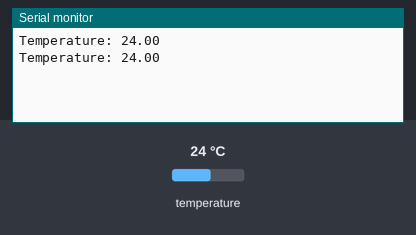
Bench run of a sketch on a simulated ESP32. Shown: the last lines printed to the serial monitor. The inputs (shaded band) are chosen by the test bench; at power-on: temperature 24 °C.

Above: at 10.8 s.
10.9 s: temperature set to 12 °C
At 20.4 s:
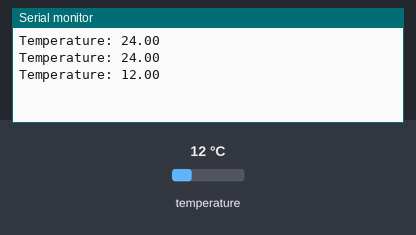
20.9 s: temperature set to 19 °C
At 30.6 s:
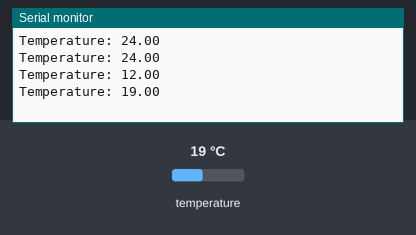
Timing chart, 0 to 32.1 s (numbered marks = the images above; inputs shaded):
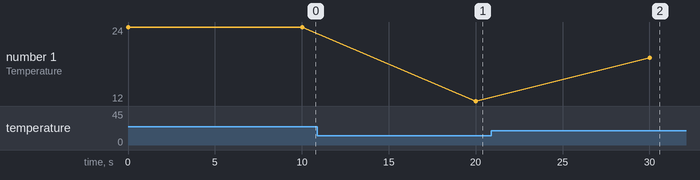

The sketch:

dht22esp32s.ino
```cpp
#include "DHTesp.h"
#define DHTPIN 27
DHTesp dht;

void setup(){
Serial.begin(115200);
}

void loop(){
float temperature = dht.getTemperature();

Serial.print("Temperature: ");
Serial.println(temperature);

delay(10000);
}
```

Measured:
- after the input at 10.9 s, the serial monitor: prints a new line after 9.1 s (image 1)
- after the input at 20.9 s, the serial monitor: prints a new line after 9.1 s (image 2)
- plotted number 1: 24 → 12 after the input at 10.9 s, 12 → 19 after the input at 20.9 s
